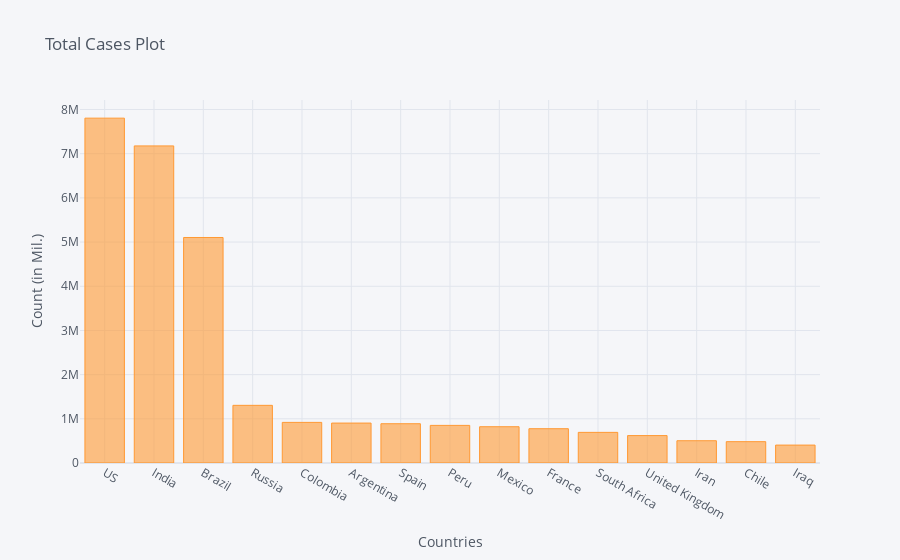

Notebook cell for this chart:
### Code cell
corona_dframe_agg_plot.iplot(kind='bar', x='Country/Region', y='10/12/20',
                             title='Total Cases Plot',xTitle='Countries',yTitle='Count (in Mil.)')

### Figure 1 — Plotly figure (JSON) as saved in the notebook; plotly's stock layout.template omitted (floating-point values rounded to 4 significant figures)
{"data": [{"marker": {"color": "rgba(255, 153, 51, 0.6)", "line": {"color": "rgba(255, 153, 51, 1.0)", "width": 1}}, "name": "10/12/20", "orientation": "v", "text": "", "type": "bar", "x": ["US", "India", "Brazil", "Russia", "Colombia", "Argentina", "Spain", "Peru", "Mexico", "France", "South Africa", "United Kingdom", "Iran", "Chile", "Iraq"], "y": [7804199, 7175880, 5103408, 1305093, 919084, 903730, 888968, 851171, 821045, 776097, 693359, 620458, 504281, 482832, 405437]}], "layout": {"legend": {"bgcolor": "#F5F6F9", "font": {"color": "#4D5663"}}, "paper_bgcolor": "#F5F6F9", "plot_bgcolor": "#F5F6F9", "title": {"font": {"color": "#4D5663"}, "text": "Total Cases Plot"}, "xaxis": {"gridcolor": "#E1E5ED", "showgrid": true, "tickfont": {"color": "#4D5663"}, "title": {"font": {"color": "#4D5663"}, "text": "Countries"}, "zerolinecolor": "#E1E5ED"}, "yaxis": {"gridcolor": "#E1E5ED", "showgrid": true, "tickfont": {"color": "#4D5663"}, "title": {"font": {"color": "#4D5663"}, "text": "Count (in Mil.)"}, "zerolinecolor": "#E1E5ED"}}}
